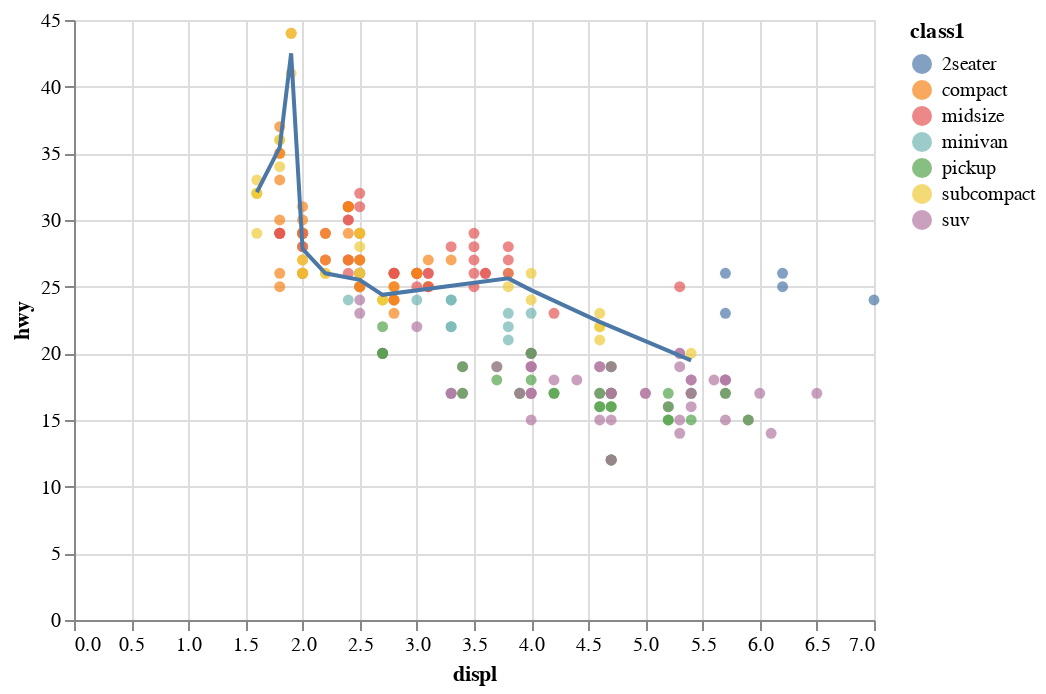

Notebook code for this chart:
### Code cell
base = (alt.Chart(mpg.rename(columns = {"class": "class1"}))
  .encode(
    x = "displ",
    y = "hwy"
    ))

chart_smooth_sub = (base
  .transform_filter(alt.datum.class1 == "subcompact")
  .transform_loess("displ", "hwy")
  .mark_line()
)  

chart = base.encode(color = "class1").mark_circle() + chart_smooth_sub

chart.properties()

### Figure 1 — Vega-Lite specification as saved in the notebook (floating-point values rounded to 4 significant figures; data arrays with more than 128 entries replaced by an {"elided": "..."} marker saying what was removed)
{"config": {"view": {"continuousWidth": 400, "continuousHeight": 300}}, "layer": [{"mark": "circle", "encoding": {"color": {"field": "class1", "type": "nominal"}, "x": {"field": "displ", "type": "quantitative"}, "y": {"field": "hwy", "type": "quantitative"}}}, {"mark": "line", "encoding": {"x": {"field": "displ", "type": "quantitative"}, "y": {"field": "hwy", "type": "quantitative"}}, "transform": [{"filter": "(datum.class1 === 'subcompact')"}, {"loess": "hwy", "on": "displ"}]}], "data": {"name": "data-b0bf8e3e5b3a4558d21cfff6380f5f97"}, "$schema": "https://vega.github.io/schema/vega-lite/v4.17.0.json", "datasets": {"data-b0bf8e3e5b3a4558d21cfff6380f5f97": {"elided": "234 records"}}}
